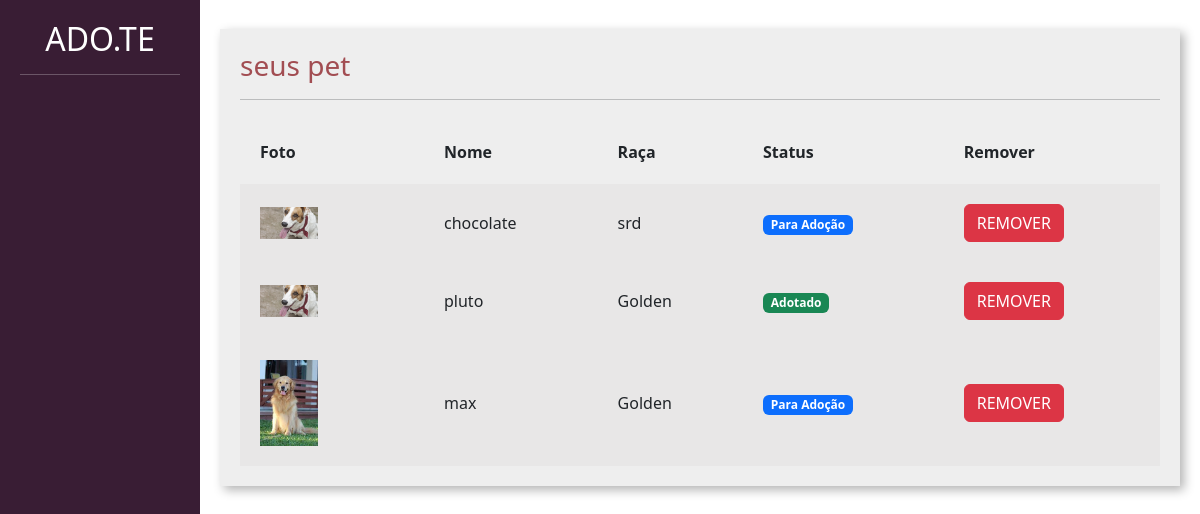
Page /divulgar/seus_pets/ (signed in) on the committed database.
### divulgar/models.py (models this page shows, shortened)
class Pet(models.Model):
    choices_status =(('P',"Para adoção"),
                     ('A','Adotado'))
    usuario = models.ForeignKey(User,on_delete=models.DO_NOTHING)
    foto = models.ImageField(upload_to='fotos_pets')
    nome = models.CharField(max_length=100)
    descricao = models.TextField()
    estado = models.CharField(max_length=50)
    cidade = models.CharField(max_length=50)
    telefone = models.CharField(max_length=15)
    tags = models.ManyToManyField(Tag)
    raca = models.ForeignKey(Raca,on_delete=models.DO_NOTHING)
    status = models.CharField( max_length=1, choices= choices_status,default='P')

class Raca(models.Model):
    raca = models.CharField(max_length=50)
    def __str__(self):
        return self.raca

### divulgar/views.py (the view)
# urls.py: path('seus_pets/', views.seus_pets, name="seus_pets"),
@login_required
def seus_pets(request):
    if request.method == "GET":
        pets = Pet.objects.filter(usuario=request.user)
        return render(request, 'seus_pets.html', {'pets': pets})

### divulgar/templates/seus_pets.html (shortened to what this page needs)
{% load static %}
<!doctype html>
<html lang="pt-BR">
    <head>
    <link href="https://cdn.jsdelivr.net/npm/bootstrap@5.3.0-alpha1/dist/css/bootstrap.min.css" rel="stylesheet">
    <link href="{% static 'usuarios/css/cadastro.css' %}" rel="stylesheet">
    <link href="{% static 'divulgar/css/novo_pet.css' %}" rel="stylesheet">
    <link href="{% static 'divulgar/css/seus_pet.css' %}" rel="stylesheet">
    </head>
    <body>
        <div class="container-fluid">
            <div class="row">
                <div class="col-md-2 bg-side sidebar">
                    <h2>ADO.TE</h2>
                    <hr>
                </div>
                <div class="col-md">
                    <div class="wrapper">
                        <div class="box width80">
                            <h3 class="font-vinho">seus pet</h3>
                            <hr>
                             <table class="tabela" cellpadding="20">
                                <tr>
                                    <th>Foto</th>
                                    <th>Nome</th>
                                    <th>Raça</th>
                                    <th>Status</th>
                                    <th>Remover</th>
                                </tr>
                                {% for pet in pets %}
                                    <tr class="tabela-linha">
                                        <td width="20%">
                                            <img width="40%" src="{{pet.foto.url}}">
                                        </td>
                                        <td>
                                            {{pet.nome}}
                                        </td>
                                        <td>
                                            {{pet.raca}}
                                        </td>
                                        <td>
                                           {%if pet.status == 'P'%}
                                              <span class='badge text-bg-primary'> Para Adoção</span>
                                             {% elif pet.status == 'A'%}
                                             <span class='badge text-bg-success'> Adotado</span>
                                             {%endif%}
                                        </td>
                                        <td>
                                            <a href="{% url 'remover_pet' pet.id %}" class="btn btn-danger">REMOVER</a>
                                        </td>
                                    </tr>
                                {% endfor%}
                            </table>
                        </div>
                    </div>
                </div>
            </div>
        </div>
    </body>
</html>

### templates/static/usuarios/css/cadastro.css (style rules this page uses)
.bg-side { background-color: #391D34; color: white; height: 100vh; }

### templates/static/divulgar/css/novo_pet.css (style rules this page uses)
.sidebar { text-align: center; padding: 20px; }
.wrapper { margin-top: 3%; display: flex; flex-direction: row; justify-content: center; align-items: center; }
.box { padding:20px; width: 50vw; background: rgb(238, 238, 238); box-shadow: 4px 4px 10px rgba(0,0,0,.3); }
.font-vinho { color: #A24D52; }

### templates/static/divulgar/css/seus_pet.css (style rules this page uses)
.width80 { width: 80vw; }
.tabela { width: 100%; margin-top: 20px; }
.tabela-linha { background-color: #e8e7e7; }

### rows in the picture
Pet: foto (picture), nome "chocolate", raca "srd", status "Para Adoção"
Pet: foto (picture), nome "pluto", raca "Golden", status "Adotado"
Pet: foto (picture), nome "max", raca "Golden", status "Para Adoção"
